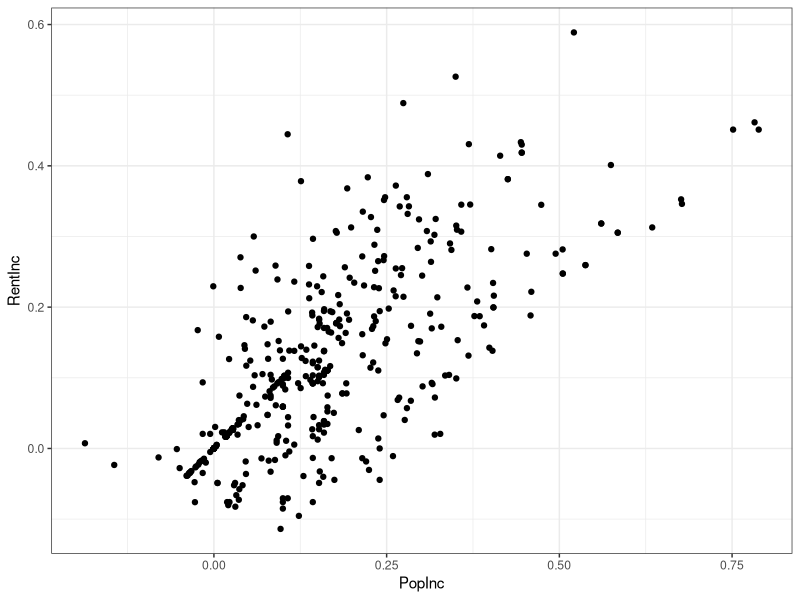
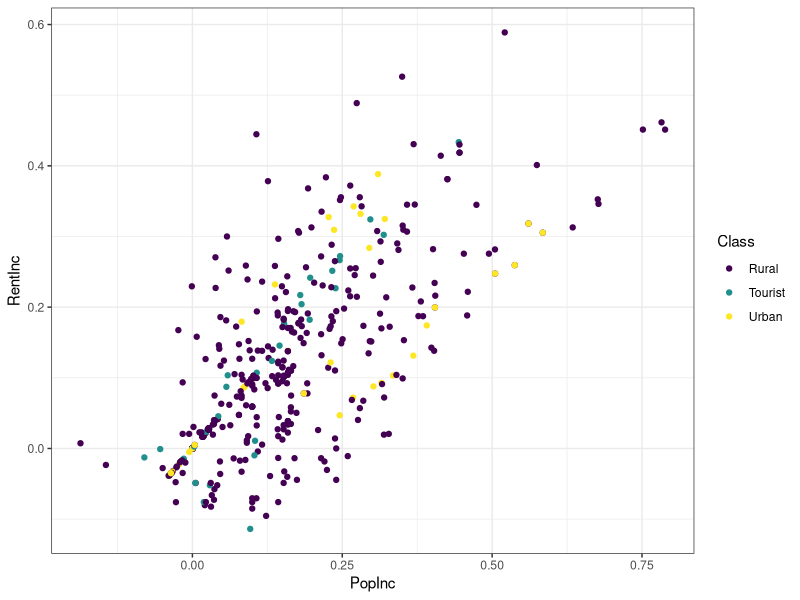
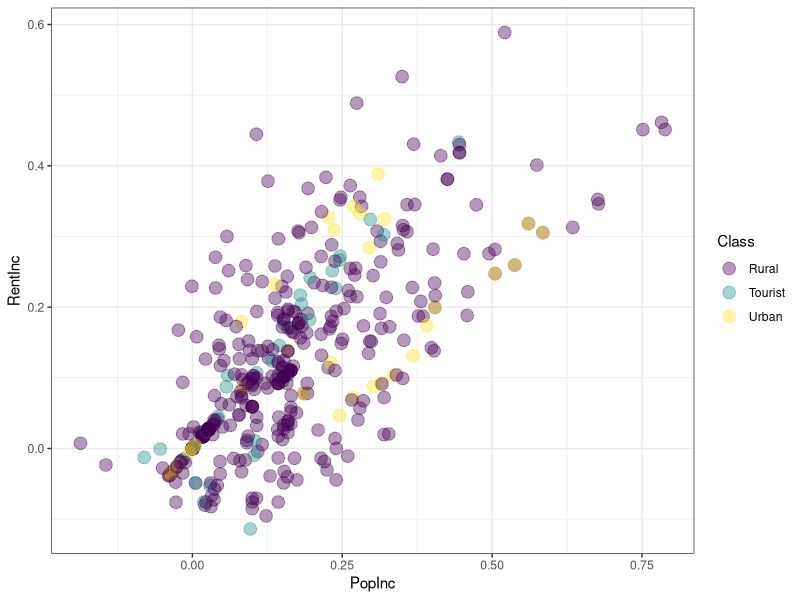
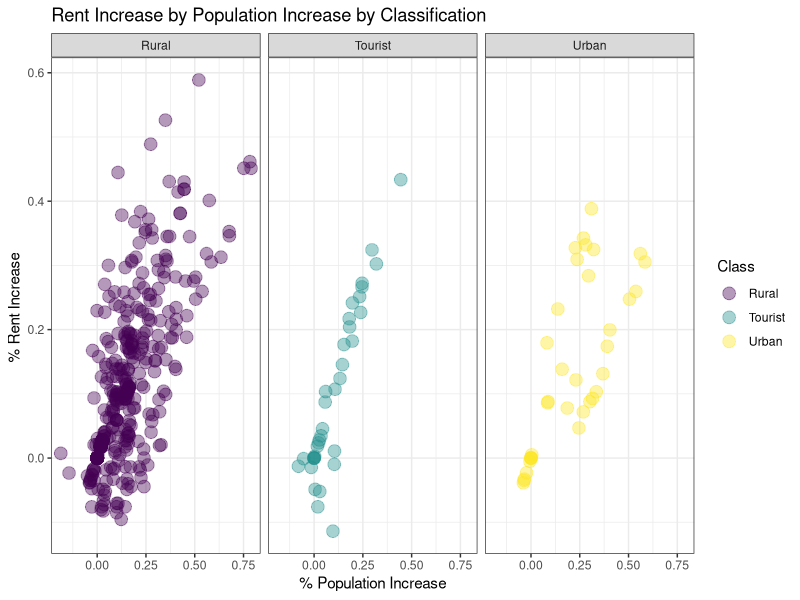
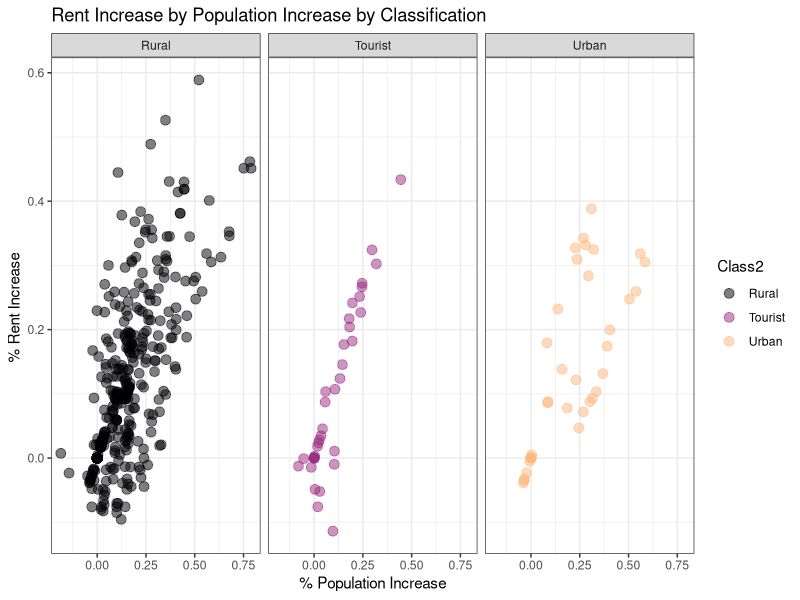
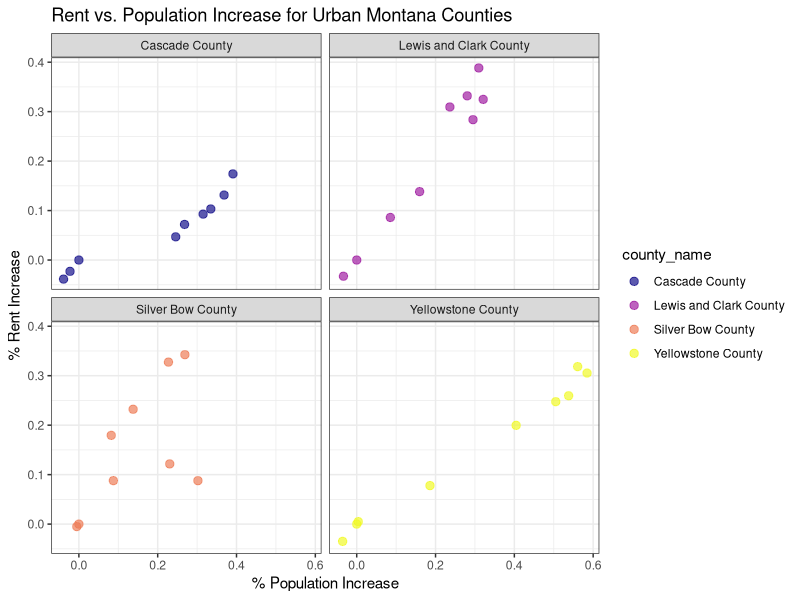
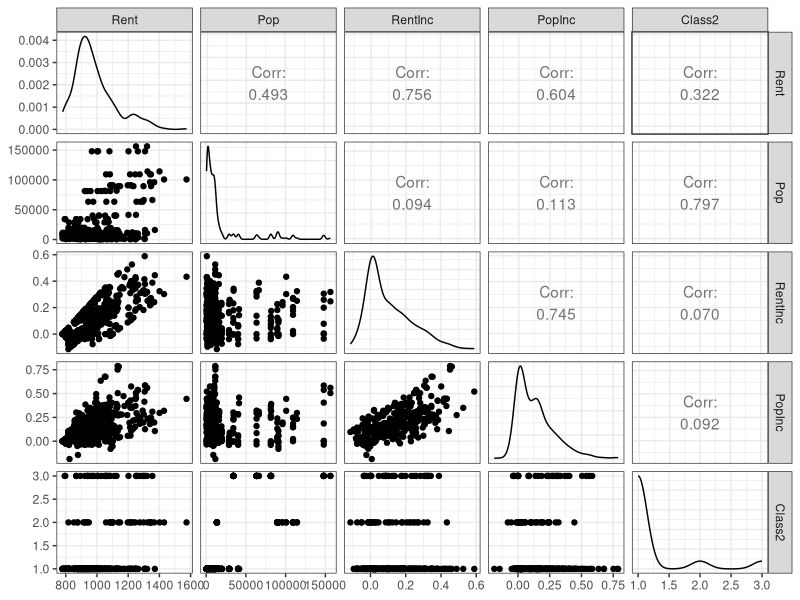
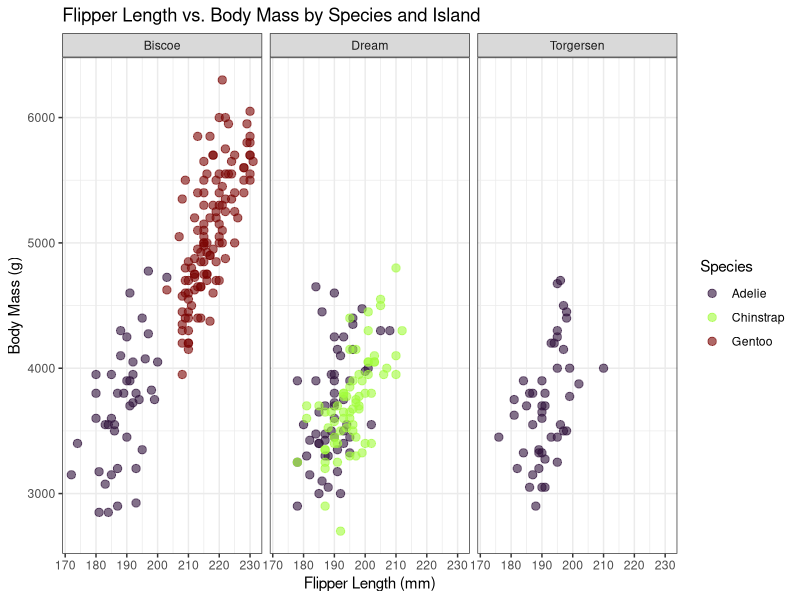

Generate these figures, in order, with R:
## ---- chunk 1
knitr::opts_chunk$set(echo = TRUE, 
                      Method = FALSE,
                      warnings = FALSE, 
                      eval = T)
options(show.signif.stars = FALSE)
library(readr)
## ---- chunk 2
library(tidyverse)
library(readr)
load.data <- read_csv("RentData4.csv")
#Here we read the data set into load.data

#Below we will mutate the categorical variables so they read as categorical
RentData <- load.data %>%
  mutate(
    State = as.factor(State),
    county_name = as.factor(county_name),
    Class = as.factor(Class),
    Class2 = as.factor(Class)
  )

## ---- chunk 3
RentData %>% 
  ggplot(mapping = aes(y = RentInc, x = PopInc)) +
  geom_point() + ## makes a scatterplot
  theme_bw()

## ---- chunk 4
#install.packages("viridis") #Uncomment to install and re-comment out before knitting
library(viridis)

RentData %>%
  ggplot(mapping = aes(y = RentInc, x = PopInc, color = Class)) +
  geom_point() +
  scale_colour_viridis_d() +
  theme_bw()
## ---- chunk 5
RentData %>% 
  ggplot(mapping = aes(y = RentInc, x = PopInc, 
                       color = Class)) +
  geom_point(size = 4, alpha = .4) +
  #`size =` changes the size of the points & `alpha =` changes the transparency
  scale_colour_viridis_d() +
  theme_bw()
## ---- chunk 6
RentData %>% 
  ggplot(mapping = aes(y = RentInc, x = PopInc, 
                       color = Class)) +
  geom_point(size = 4, alpha = .4) +
  facet_wrap(facets = vars(Class))+
  #facets our plot by the factor `Class`
  labs(title = "Rent Increase by Population Increase by Classification",
         y = "% Rent Increase ",
         x = "% Population Increase" ) +
  #adds labels to our plot
  scale_colour_viridis_d() +
  theme_bw()

## ---- chunk 7
RentData %>%
  ggplot(mapping = aes(y = RentInc, x = PopInc, 
                       color = Class2)) +
  geom_point(size = 3, alpha = 0.5) +
  facet_wrap(facets = vars(Class2)) +
  labs(title = "Rent Increase by Population Increase by Classification",
         y = "% Rent Increase ",
         x = "% Population Increase") +
  scale_colour_viridis_d(option = "magma", end = 0.85) +
  theme_bw()  
## ---- chunk 8

RentData %>%
  filter(Class2 == "Urban")%>%
  ggplot(mapping = aes(y = RentInc, x = PopInc, 
                       color = county_name)) +
  geom_point(size = 2.5, alpha = 0.67) +
  facet_wrap(facets = vars(county_name)) +
  labs(title = "Rent vs. Population Increase for Urban Montana Counties",
         y = "% Rent Increase",
         x = "% Population Increase") +
  scale_colour_viridis_d(option = "plasma") +
  theme_bw()   
  
    
## ---- chunk 9
#install.packages("GGally") #Comment out before knitting
library(GGally)
RentData1 <- RentData[ -c(1:3,8,10,11) ]
RentData1 %>%
  mutate(Class2 = as.numeric(Class2)) %>% 
  ggpairs(upper = list(continuous = GGally::wrap(ggally_cor, stars = F))) +
  theme_bw()
## ---- chunk 10
library(tidyverse)
library(palmerpenguins)
library(viridis)
data("penguins")

penguins %>%
  drop_na() %>%                                      # removes rows with missing values
  ggplot(mapping = aes(x = flipper_length_mm,        # flipper length on x-axis
                       y = body_mass_g,              # body mass on y-axis
                       color = species)) +           # color points by penguin species
  geom_point(size = 2.5, alpha = 0.6) +              # semi-transparent points to show density
  facet_wrap(facets = vars(island)) +                # separate panel for each island
  labs(title = "Flipper Length vs. Body Mass by Species and Island",
       x = "Flipper Length (mm)",
       y = "Body Mass (g)",
       color = "Species") +                          # renames the legend title
  scale_colour_viridis_d(option = "turbo") +         # colorblind-friendly palette, not default
  theme_bw()                                         # clean white background theme
